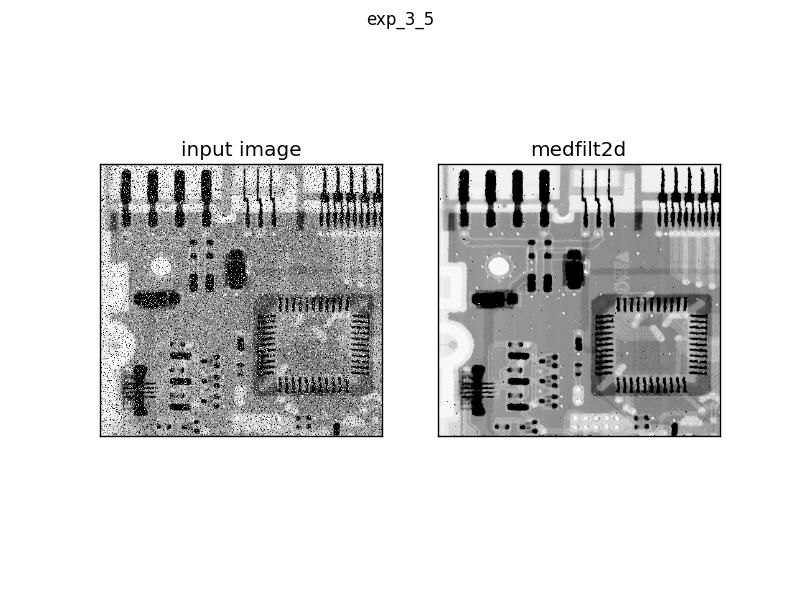

This figure's Python source:
# -*- coding:utf-8 -*-

import matplotlib.pylab as pl
import matplotlib.cm as cm
import numpy as np
import Image
import scipy.signal as signal

im_0 = np.asarray(Image.open('test3_2.jpg').convert('L'))/float(255)
fig = pl.figure()
# ax_0
ax_0 = fig.add_subplot(121)
ax_0.imshow(im_0,cmap=cm.gray)
ax_0.set_title('input image')
ax_0.set_xticks([])
ax_0.set_yticks([])
# ax_1
ax_1 = fig.add_subplot(122)
im_1 = signal.medfilt2d(im_0)
ax_1.imshow(im_1,cmap=cm.gray)
ax_1.set_title('medfilt2d')
ax_1.set_xticks([])
ax_1.set_yticks([])

fig.suptitle('exp_3_5')
fig.savefig('exp_3_5.jpg')
